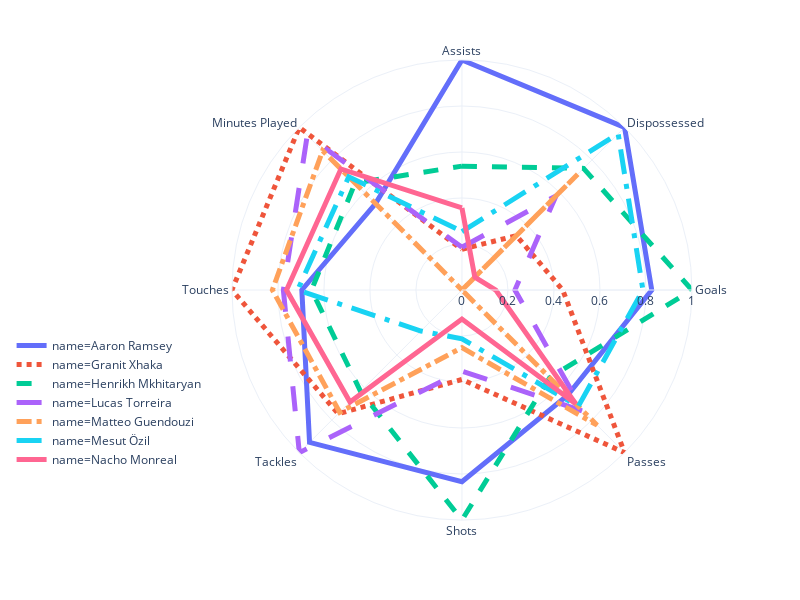

Notebook source saved alongside this figure:
### Code cell
fig = px.line_polar(mf, r='value', theta='kpi', color='name', line_dash='name',
                    line_close=True, template="plotly_white", width=800 )

fig.update_traces(mode='lines', line_width=5)
fig.update_layout(legend=dict(x=-.4, y=.1))
fig.show()

### Figure 1 — Plotly figure (JSON) as saved in the notebook; plotly's stock layout.template omitted (floating-point values rounded to 4 significant figures)
{"data": [{"hoverlabel": {"namelength": 0}, "hovertemplate": "name=Aaron Ramsey<br>value=%{r}<br>kpi=%{theta}", "legendgroup": "name=Aaron Ramsey", "line": {"color": "#636efa", "dash": "solid", "width": 5}, "mode": "lines", "name": "name=Aaron Ramsey", "r": [1, 1, 0.8253, 0.6485, 0.8337, 0.937, 0.6961, 0.531, 1], "showlegend": true, "subplot": "polar", "theta": ["Assists", "Dispossessed", "Goals", "Passes", "Shots", "Tackles", "Touches", "Minutes Played", "Assists"], "type": "scatterpolar"}, {"hoverlabel": {"namelength": 0}, "hovertemplate": "name=Granit Xhaka<br>value=%{r}<br>kpi=%{theta}", "legendgroup": "name=Granit Xhaka", "line": {"color": "#EF553B", "dash": "dot", "width": 5}, "mode": "lines", "name": "name=Granit Xhaka", "r": [0.177, 0.3343, 0.4382, 1, 0.389, 0.761, 1, 1, 0.177], "showlegend": true, "subplot": "polar", "theta": ["Assists", "Dispossessed", "Goals", "Passes", "Shots", "Tackles", "Touches", "Minutes Played", "Assists"], "type": "scatterpolar"}, {"hoverlabel": {"namelength": 0}, "hovertemplate": "name=Henrikh Mkhitaryan<br>value=%{r}<br>kpi=%{theta}", "legendgroup": "name=Henrikh Mkhitaryan", "line": {"color": "#00cc96", "dash": "dash", "width": 5}, "mode": "lines", "name": "name=Henrikh Mkhitaryan", "r": [0.5385, 0.7479, 1, 0.5394, 1, 0.6234, 0.6541, 0.6573, 0.5385], "showlegend": true, "subplot": "polar", "theta": ["Assists", "Dispossessed", "Goals", "Passes", "Shots", "Tackles", "Touches", "Minutes Played", "Assists"], "type": "scatterpolar"}, {"hoverlabel": {"namelength": 0}, "hovertemplate": "name=Lucas Torreira<br>value=%{r}<br>kpi=%{theta}", "legendgroup": "name=Lucas Torreira", "line": {"color": "#ab63fa", "dash": "longdash", "width": 5}, "mode": "lines", "name": "name=Lucas Torreira", "r": [0.1861, 0.5789, 0.2303, 0.7446, 0.3526, 1, 0.7764, 0.9512, 0.1861], "showlegend": true, "subplot": "polar", "theta": ["Assists", "Dispossessed", "Goals", "Passes", "Shots", "Tackles", "Touches", "Minutes Played", "Assists"], "type": "scatterpolar"}, {"hoverlabel": {"namelength": 0}, "hovertemplate": "name=Matteo Guendouzi<br>value=%{r}<br>kpi=%{theta}", "legendgroup": "name=Matteo Guendouzi", "line": {"color": "#FFA15A", "dash": "dashdot", "width": 5}, "mode": "lines", "name": "name=Matteo Guendouzi", "r": [0, 0.7118, 0, 0.8311, 0.2506, 0.7518, 0.8241, 0.8565, 0], "showlegend": true, "subplot": "polar", "theta": ["Assists", "Dispossessed", "Goals", "Passes", "Shots", "Tackles", "Touches", "Minutes Played", "Assists"], "type": "scatterpolar"}, {"hoverlabel": {"namelength": 0}, "hovertemplate": "name=Mesut Özil<br>value=%{r}<br>kpi=%{theta}", "legendgroup": "name=Mesut Özil", "line": {"color": "#19d3f3", "dash": "longdashdot", "width": 5}, "mode": "lines", "name": "name=Mesut Özil", "r": [0.2543, 0.9605, 0.7869, 0.7154, 0.212, 0.2523, 0.7141, 0.6961, 0.2543], "showlegend": true, "subplot": "polar", "theta": ["Assists", "Dispossessed", "Goals", "Passes", "Shots", "Tackles", "Touches", "Minutes Played", "Assists"], "type": "scatterpolar"}, {"hoverlabel": {"namelength": 0}, "hovertemplate": "name=Nacho Monreal<br>value=%{r}<br>kpi=%{theta}", "legendgroup": "name=Nacho Monreal", "line": {"color": "#FF6692", "dash": "solid", "width": 5}, "mode": "lines", "name": "name=Nacho Monreal", "r": [0.3568, 0.07929, 0.1472, 0.6992, 0.1262, 0.6883, 0.7627, 0.7441, 0.3568], "showlegend": true, "subplot": "polar", "theta": ["Assists", "Dispossessed", "Goals", "Passes", "Shots", "Tackles", "Touches", "Minutes Played", "Assists"], "type": "scatterpolar"}], "layout": {"height": 600, "legend": {"tracegroupgap": 0, "x": -0.4, "y": 0.1}, "margin": {"t": 60}, "polar": {"angularaxis": {"direction": "clockwise", "rotation": 90}, "domain": {"x": [0, 0.98], "y": [0, 1]}}, "width": 800}}
